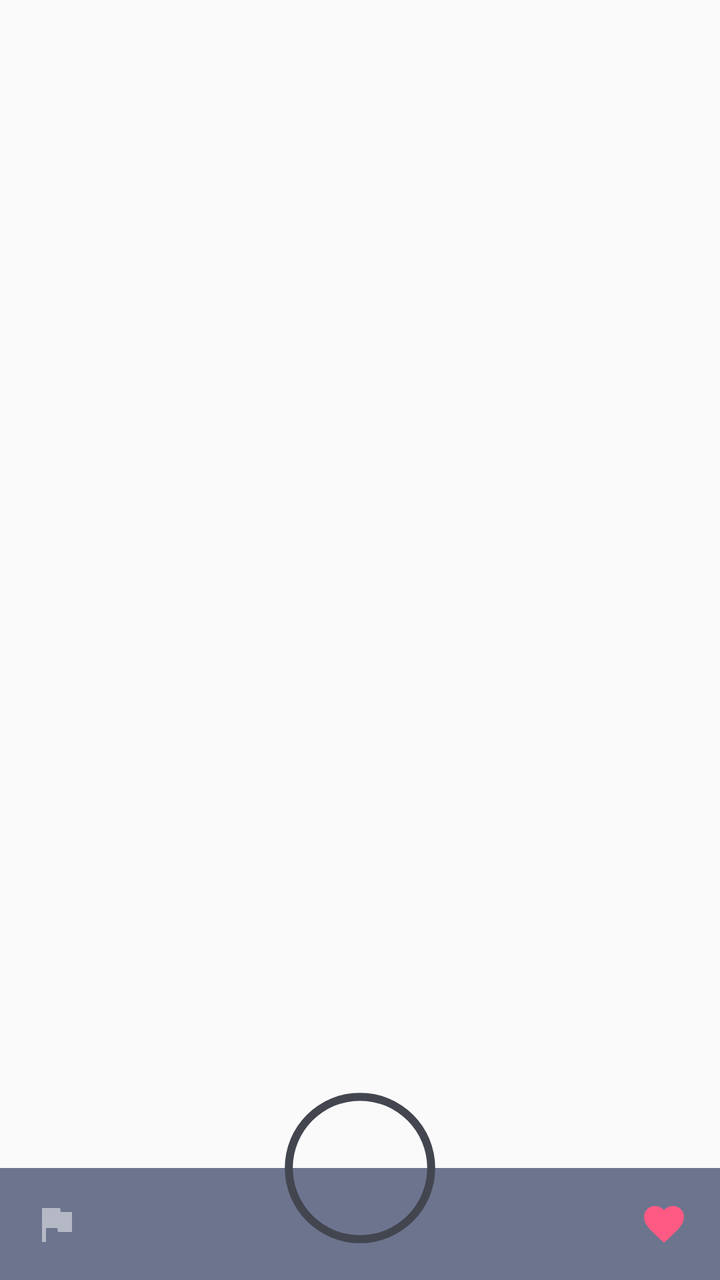
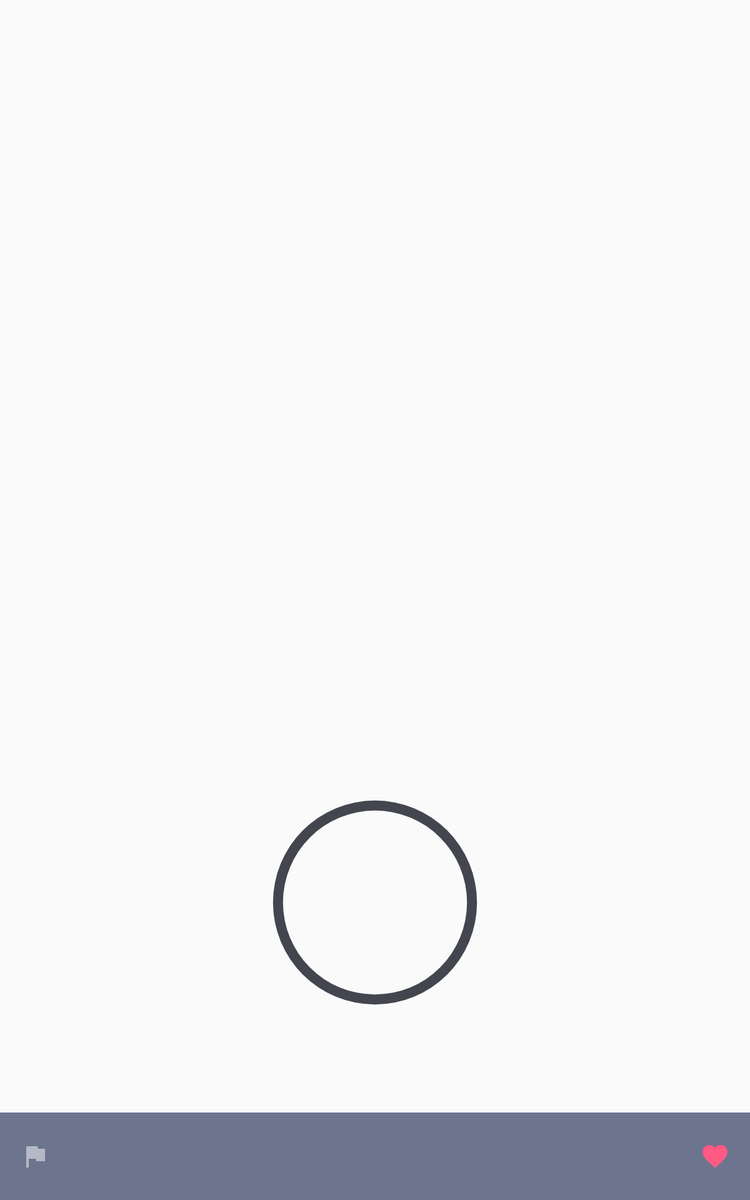

First picture: res/layout/ on a phone held upright. Second picture: the repository's own variant of that layout, on a device whose configuration matches the variant's folder. Source for both follows.
<!-- AndroidManifest.xml: application theme AppThemeNoActionBar -->
<!-- res/layout/fragment_quiz_question.xml -->
<?xml version="1.0" encoding="utf-8"?>
<android.support.constraint.ConstraintLayout xmlns:android="http://schemas.android.com/apk/res/android"
    xmlns:app="http://schemas.android.com/apk/res-auto"
    xmlns:tools="http://schemas.android.com/tools"
    android:layout_width="match_parent"
    android:layout_height="match_parent"
    tools:context=".fragments.QuizQuestionFragment">

    <TextView
        android:id="@+id/quiz_question"
        android:layout_width="match_parent"
        android:layout_height="wrap_content"
        android:textColor="@android:color/white"
        android:textSize="24sp"
        android:fontFamily="@font/roboto_regular"
        android:textAlignment="center"
        android:layout_marginStart="36dp"
        android:layout_marginLeft="36dp"
        android:layout_marginTop="16dp"
        android:layout_marginEnd="36dp"
        android:layout_marginRight="36dp"
        app:layout_constraintEnd_toEndOf="parent"
        app:layout_constraintStart_toStartOf="parent"
        app:layout_constraintTop_toTopOf="parent" />

    <RadioGroup
        android:id="@+id/quiz_group"
        android:layout_width="match_parent"
        android:layout_height="258dp"
        android:layout_marginTop="24dp"
        android:layout_marginBottom="36dp"
        app:layout_constraintBottom_toTopOf="@+id/progress_layout"
        app:layout_constraintTop_toBottomOf="@+id/quiz_question">


        <RadioButton
            android:id="@+id/quiz_answer1"
            style="@style/QuizAnswersButton"
            android:layout_width="match_parent"
            android:layout_height="wrap_content" />

        <RadioButton
            android:id="@+id/quiz_answer2"
            style="@style/QuizAnswersButton"
            android:layout_width="match_parent"
            android:layout_height="wrap_content" />

        <RadioButton
            android:id="@+id/quiz_answer3"
            style="@style/QuizAnswersButton"
            android:layout_width="match_parent"
            android:layout_height="wrap_content" />

        <RadioButton
            android:id="@+id/quiz_answer4"
            style="@style/QuizAnswersButton"
            android:layout_width="match_parent"
            android:layout_height="wrap_content" />

    </RadioGroup>

    <FrameLayout
        android:id="@+id/frameLayout2"
        android:layout_width="match_parent"
        android:layout_height="56dp"
        android:background="#6d748e"
        android:foregroundGravity="bottom"
        app:layout_constraintBottom_toBottomOf="parent"
        app:layout_constraintEnd_toEndOf="parent"
        app:layout_constraintHorizontal_bias="0.0"
        app:layout_constraintStart_toStartOf="parent">

        <ImageView
            android:id="@+id/quiz_report"
            android:layout_width="wrap_content"
            android:layout_height="wrap_content"
            android:layout_gravity="start|center"
            android:layout_marginStart="16dp"
            android:layout_marginLeft="16dp"
            android:src="@drawable/ic_flag_black_24dp" />

        <ImageView
            android:id="@+id/quiz_fav"
            android:layout_width="wrap_content"
            android:layout_height="wrap_content"
            android:layout_gravity="end|center"
            android:layout_marginEnd="16dp"
            android:layout_marginRight="16dp"
            android:src="@drawable/ic_favorite_black_24dp" />
    </FrameLayout>

    <RelativeLayout
        android:id="@+id/progress_layout"
        android:layout_width="100dp"
        android:layout_height="100dp"
        app:layout_constraintBottom_toTopOf="@+id/frameLayout2"
        app:layout_constraintEnd_toEndOf="parent"
        app:layout_constraintStart_toStartOf="parent"
        app:layout_constraintTop_toTopOf="@+id/frameLayout2">


        <ProgressBar
            android:id="@+id/progressBar"
            android:layout_width="match_parent"
            android:layout_height="match_parent"
            android:layout_centerInParent="true"
            android:layout_marginStart="8dp"
            android:layout_marginLeft="8dp"
            android:layout_marginEnd="8dp"
            android:layout_marginRight="8dp"
            android:layout_marginBottom="8dp"
            android:indeterminate="false"
            android:progressDrawable="@drawable/custom_progress_bar"
            android:background="@drawable/progressbar_background"
            style="?android:attr/progressBarStyleHorizontal"
            android:max="100"/>

        <TextView
            android:id="@+id/txtProgress"
            android:layout_width="wrap_content"
            android:layout_height="wrap_content"
            android:layout_centerInParent="true"
            android:textStyle="bold"
            android:textColor="@android:color/white"
            android:textSize="22sp" />
    </RelativeLayout>

</android.support.constraint.ConstraintLayout>
<!-- resources referenced by this layout -->
<resources>
  <!-- drawable custom_progress_bar (drawable) -->
  <?xml version="1.0" encoding="utf-8"?>
  <rotate xmlns:android="http://schemas.android.com/apk/res/android"
  android:fromDegrees="270"
  android:toDegrees="270">
  <shape
      android:innerRadiusRatio="2.5"
      android:shape="ring"
      android:thickness="@dimen/progress_bar_width"
      android:useLevel="true">
  
      <gradient
          android:angle="0"
          android:endColor="#64ca32"
          android:startColor="#64ca32"
          android:type="sweep"
          android:useLevel="false" />
  </shape>
  </rotate>
  <!-- drawable ic_favorite_black_24dp (drawable) -->
  <vector android:height="24dp" android:tint="#FF5A84"
      android:viewportHeight="24.0" android:viewportWidth="24.0"
      android:width="24dp" xmlns:android="http://schemas.android.com/apk/res/android">
      <path android:fillColor="#FF000000" android:pathData="M12,21.35l-1.45,-1.32C5.4,15.36 2,12.28 2,8.5 2,5.42 4.42,3 7.5,3c1.74,0 3.41,0.81 4.5,2.09C13.09,3.81 14.76,3 16.5,3 19.58,3 22,5.42 22,8.5c0,3.78 -3.4,6.86 -8.55,11.54L12,21.35z"/>
  </vector>
  <!-- drawable ic_flag_black_24dp (drawable) -->
  <vector android:height="24dp" android:tint="#B5B9C5"
      android:viewportHeight="24.0" android:viewportWidth="24.0"
      android:width="24dp" xmlns:android="http://schemas.android.com/apk/res/android">
      <path android:fillColor="#FF000000" android:pathData="M14.4,6L14,4H5v17h2v-7h5.6l0.4,2h7V6z"/>
  </vector>
  <!-- drawable progressbar_background (drawable) -->
  <?xml version="1.0" encoding="utf-8"?>
  <shape
      xmlns:android="http://schemas.android.com/apk/res/android"
      android:shape="ring"
      android:innerRadiusRatio="2.5"
      android:thickness="@dimen/progress_bar_width"
      android:useLevel="false">
  
      <solid android:color="#43464f" />
  
  </shape>
  <style name="QuizAnswersButton">
          <item name="android:button">@null</item>
          <item name="android:background">@drawable/quiz_question_background</item>
          <item name="android:textAllCaps">false</item>
          <item name="android:textColor">@android:color/white</item>
          <item name="android:padding">16dp</item>
          <item name="android:textSize">18sp</item>
          <item name="android:textAlignment">center</item>
          <item name="android:layout_marginRight">16dp</item>
          <item name="android:layout_marginLeft">16dp</item>
          <item name="android:layout_marginTop">@dimen/quiz_question_radioButton_margin</item>
      </style>
  <style name="AppThemeNoActionBar" parent="Theme.AppCompat.Light.NoActionBar">
          
          <item name="colorPrimary">@color/colorPrimary</item>
          <item name="colorPrimaryDark">@color/colorPrimaryDark</item>
          <item name="colorAccent">@color/colorAccent</item>
      </style>
  <dimen name="progress_bar_width">4dp</dimen>
  <!-- drawable quiz_question_background (drawable) -->
  <?xml version="1.0" encoding="utf-8"?>
  <selector xmlns:android="http://schemas.android.com/apk/res/android">
      <item android:state_checked="true" android:drawable="@drawable/question_selected_background"/>
      <item android:state_checked="false" android:drawable="@drawable/question_default_background" />
  </selector>
  <dimen name="quiz_question_radioButton_margin">8dp</dimen>
  <color name="colorPrimary">#3d4460</color>
  <color name="colorPrimaryDark">#141d36</color>
  <color name="colorAccent">#01cae4</color>
  <!-- drawable question_default_background (drawable) -->
  <?xml version="1.0" encoding="utf-8"?>
  <shape xmlns:android="http://schemas.android.com/apk/res/android">
      <corners android:radius="16dp"/>
      <stroke android:width="1dp"
          android:color="@color/inputHintColor"/>
      <solid android:color="@android:color/transparent"/>
  </shape>
  <color name="inputHintColor">#a4a6af</color>
</resources>
<!-- res/layout-sw600dp/fragment_quiz_question.xml (the repository's variant of the layout above) -->
<!-- drawn on a 7-inch tablet held upright -->
<?xml version="1.0" encoding="utf-8"?>
<android.support.constraint.ConstraintLayout xmlns:android="http://schemas.android.com/apk/res/android"
    xmlns:app="http://schemas.android.com/apk/res-auto"
    xmlns:tools="http://schemas.android.com/tools"
    android:layout_width="match_parent"
    android:layout_height="match_parent"
    tools:context=".fragments.QuizQuestionFragment">

    <TextView
        android:id="@+id/quiz_question"
        android:layout_width="match_parent"
        android:layout_height="wrap_content"
        android:textColor="@android:color/white"
        android:textSize="24sp"
        android:fontFamily="@font/roboto_regular"
        android:textAlignment="center"
        android:layout_marginStart="36dp"
        android:layout_marginLeft="36dp"
        android:layout_marginTop="18dp"
        android:layout_marginEnd="36dp"
        android:layout_marginRight="36dp"
        app:layout_constraintEnd_toEndOf="parent"
        app:layout_constraintStart_toStartOf="parent"
        app:layout_constraintTop_toTopOf="parent" />


    <RadioGroup
        android:id="@+id/quiz_group"
        android:layout_width="match_parent"
        android:layout_height="wrap_content"
        android:layout_marginTop="24dp"
        app:layout_constraintTop_toBottomOf="@+id/quiz_question">


        <RadioButton
            android:id="@+id/quiz_answer1"
            style="@style/QuizAnswersButton"
            android:layout_width="match_parent"
            android:layout_height="wrap_content" />

        <RadioButton
            android:id="@+id/quiz_answer2"
            style="@style/QuizAnswersButton"
            android:layout_width="match_parent"
            android:layout_height="wrap_content" />

        <RadioButton
            android:id="@+id/quiz_answer3"
            style="@style/QuizAnswersButton"
            android:layout_width="match_parent"
            android:layout_height="wrap_content" />

        <RadioButton
            android:id="@+id/quiz_answer4"
            style="@style/QuizAnswersButton"
            android:layout_width="match_parent"
            android:layout_height="wrap_content" />

    </RadioGroup>

    <FrameLayout
        android:id="@+id/frameLayout2"
        android:layout_width="match_parent"
        android:layout_height="@dimen/quiz_question_bottombar_width"
        android:background="#6d748e"
        android:foregroundGravity="bottom"
        app:layout_constraintBottom_toBottomOf="parent"
        app:layout_constraintEnd_toEndOf="parent"
        app:layout_constraintHorizontal_bias="0.0"
        app:layout_constraintStart_toStartOf="parent">

        <ImageView
            android:id="@+id/quiz_report"
            android:layout_width="wrap_content"
            android:layout_height="wrap_content"
            android:layout_gravity="start|center"
            android:layout_marginStart="16dp"
            android:layout_marginLeft="16dp"
            android:src="@drawable/ic_flag_black_24dp" />

        <ImageView
            android:id="@+id/quiz_fav"
            android:layout_width="wrap_content"
            android:layout_height="wrap_content"
            android:layout_gravity="end|center"
            android:layout_marginEnd="16dp"
            android:layout_marginRight="16dp"
            android:src="@drawable/ic_favorite_black_24dp" />
    </FrameLayout>

    <FrameLayout
        android:id="@+id/progress_layout"
        android:layout_width="@dimen/quiz_question_counter_width"
        android:layout_height="@dimen/quiz_question_counter_width"
        android:layout_marginStart="8dp"
        android:layout_marginLeft="8dp"
        android:layout_marginEnd="8dp"
        android:layout_marginRight="8dp"
        android:layout_marginBottom="64dp"
        app:layout_constraintBottom_toTopOf="@+id/frameLayout2"
        app:layout_constraintEnd_toEndOf="parent"
        app:layout_constraintStart_toStartOf="parent">

        <ProgressBar
            android:id="@+id/progressBar"
            style="?android:attr/progressBarStyleHorizontal"
            android:layout_width="match_parent"
            android:layout_height="match_parent"
            android:layout_centerInParent="true"
            android:layout_marginStart="8dp"
            android:layout_marginLeft="8dp"
            android:layout_marginEnd="8dp"
            android:layout_marginRight="8dp"
            android:layout_marginBottom="8dp"
            android:background="@drawable/progressbar_background"
            android:indeterminate="false"
            android:max="100"
            android:progressDrawable="@drawable/custom_progress_bar" />

        <TextView
            android:id="@+id/txtProgress"
            android:layout_width="wrap_content"
            android:layout_height="wrap_content"
            android:layout_gravity="center"
            android:textColor="@android:color/white"
            android:textSize="@dimen/progress_text_size"
            android:textStyle="bold" />
    </FrameLayout>


</android.support.constraint.ConstraintLayout>
<!-- resources referenced by the variant -->
<!-- as a 7-inch tablet held upright resolves them -->
<resources>
  <!-- from res/values-sw600dp/ -->
  <dimen name="progress_text_size">28sp</dimen>
  <!-- from res/values-sw600dp/ -->
  <dimen name="quiz_question_bottombar_width">70dp</dimen>
  <!-- from res/values-sw600dp/ -->
  <dimen name="quiz_question_counter_width">200dp</dimen>
  <!-- drawable custom_progress_bar (drawable) -->
  <?xml version="1.0" encoding="utf-8"?>
  <rotate xmlns:android="http://schemas.android.com/apk/res/android"
  android:fromDegrees="270"
  android:toDegrees="270">
  <shape
      android:innerRadiusRatio="2.5"
      android:shape="ring"
      android:thickness="@dimen/progress_bar_width"
      android:useLevel="true">
  
      <gradient
          android:angle="0"
          android:endColor="#64ca32"
          android:startColor="#64ca32"
          android:type="sweep"
          android:useLevel="false" />
  </shape>
  </rotate>
  <!-- drawable ic_favorite_black_24dp (drawable) -->
  <vector android:height="24dp" android:tint="#FF5A84"
      android:viewportHeight="24.0" android:viewportWidth="24.0"
      android:width="24dp" xmlns:android="http://schemas.android.com/apk/res/android">
      <path android:fillColor="#FF000000" android:pathData="M12,21.35l-1.45,-1.32C5.4,15.36 2,12.28 2,8.5 2,5.42 4.42,3 7.5,3c1.74,0 3.41,0.81 4.5,2.09C13.09,3.81 14.76,3 16.5,3 19.58,3 22,5.42 22,8.5c0,3.78 -3.4,6.86 -8.55,11.54L12,21.35z"/>
  </vector>
  <!-- drawable ic_flag_black_24dp (drawable) -->
  <vector android:height="24dp" android:tint="#B5B9C5"
      android:viewportHeight="24.0" android:viewportWidth="24.0"
      android:width="24dp" xmlns:android="http://schemas.android.com/apk/res/android">
      <path android:fillColor="#FF000000" android:pathData="M14.4,6L14,4H5v17h2v-7h5.6l0.4,2h7V6z"/>
  </vector>
  <!-- drawable progressbar_background (drawable) -->
  <?xml version="1.0" encoding="utf-8"?>
  <shape
      xmlns:android="http://schemas.android.com/apk/res/android"
      android:shape="ring"
      android:innerRadiusRatio="2.5"
      android:thickness="@dimen/progress_bar_width"
      android:useLevel="false">
  
      <solid android:color="#43464f" />
  
  </shape>
  <style name="AppThemeNoActionBar" parent="Theme.AppCompat.Light.NoActionBar">
          
          <item name="colorPrimary">@color/colorPrimary</item>
          <item name="colorPrimaryDark">@color/colorPrimaryDark</item>
          <item name="colorAccent">@color/colorAccent</item>
      </style>
  <!-- from res/values-sw600dp/ -->
  <dimen name="progress_bar_width">8dp</dimen>
  <!-- drawable quiz_question_background (drawable) -->
  <?xml version="1.0" encoding="utf-8"?>
  <selector xmlns:android="http://schemas.android.com/apk/res/android">
      <item android:state_checked="true" android:drawable="@drawable/question_selected_background"/>
      <item android:state_checked="false" android:drawable="@drawable/question_default_background" />
  </selector>
  <!-- from res/values-sw600dp/ -->
  <dimen name="quiz_question_radioButton_margin">16dp</dimen>
  <color name="colorPrimary">#3d4460</color>
  <color name="colorPrimaryDark">#141d36</color>
  <color name="colorAccent">#01cae4</color>
  <!-- drawable question_default_background (drawable) -->
  <?xml version="1.0" encoding="utf-8"?>
  <shape xmlns:android="http://schemas.android.com/apk/res/android">
      <corners android:radius="16dp"/>
      <stroke android:width="1dp"
          android:color="@color/inputHintColor"/>
      <solid android:color="@android:color/transparent"/>
  </shape>
  <color name="inputHintColor">#a4a6af</color>
  <!-- some entries are left out for length -->
</resources>
